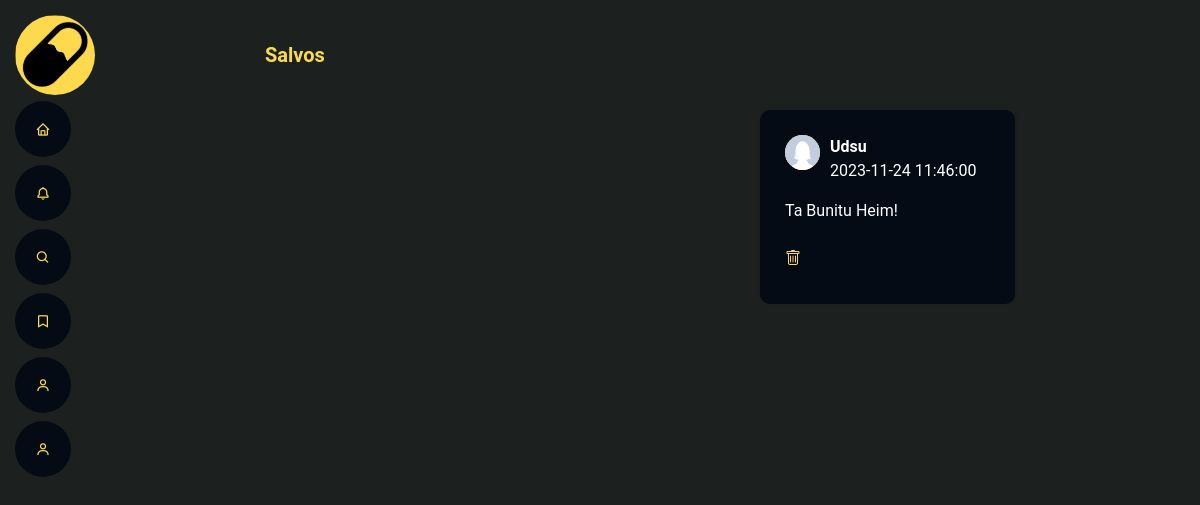
The page /Index.php?route=saves (signed in) on the database its author committed.
### tables this page shows
CREATE TABLE tb_posts (
    pos_id INT AUTO_INCREMENT PRIMARY KEY,
    pos_usu_id INT NOT NULL,
    pos_conteudo TEXT,
    pos_data_postagem TIMESTAMP DEFAULT CURRENT_TIMESTAMP,
    FOREIGN KEY (pos_usu_id) REFERENCES tb_usuarios(usu_id)
);

CREATE TABLE tb_usuarios (
    usu_id INT AUTO_INCREMENT PRIMARY KEY,
    usu_nome VARCHAR(100) NOT NULL,
    usu_nome_usuario VARCHAR(50) NOT NULL,
    usu_email VARCHAR(100) NOT NULL UNIQUE,
    usu_senha VARCHAR(100) NOT NULL,
    usu_avatar VARCHAR(100) DEFAULT 'avatar.jpg',
    usu_img_fundo VARCHAR(100) DEFAULT 'generico.svg',
    usu_data_cadastro TIMESTAMP DEFAULT CURRENT_TIMESTAMP,
    CONSTRAINT chk_usu_nome_usuario_no_spaces CHECK (usu_nome_usuario NOT LIKE '% %')
);

### Config/Model.php (called while the page is built, shortened)
<?php
require_once (__DIR__."/../Database/SqlCommands.php");
class Model{
    public function __construct(){
        $this->query = new SqlCommands();
    }
}

### Database/SqlCommands.php (called while the page is built, shortened)
<?php
class SqlCommands{
    public function getCommand($function ){
        return $this->listCommandSql[$function];
    }
}

### App/Model/PostModel.php (called while the page is built, shortened)
<?php
require_once (__DIR__."/../../Config/Model.php");
class PostModel extends Model{
    public function getPostSave($id){
        $con = $this->conect->conection();
        $query = $this->query->getCommand("viewSave");
        $result = $con->prepare($query[0]);
        $result->bind_param('i', $id);
        $result->execute();
        if (!$result) {
            throw new Exception("Erro na consulta");
        }
        else{
            $result = $result->get_result();
            $rows = array();
            $i = 0;
            while ($row = mysqli_fetch_assoc($result)) {
                $rows[$i] = $row;
                $i++;
            }
            return $rows;
        }
    }
}

### App/Controllers/PostController.php (called while the page is built, shortened)
<?php
require_once (__DIR__.'/../Model/PostModel.php');
class PostController extends Controller{
   public function viewSave(){
        $postModel = new PostModel();
        $id = $_SESSION["user_id"];
        $posts = $postModel->getPostSave($id);
        include (__DIR__."/../../Public/Salvos.php");
   }
    }

### Public/Layout/SimplePostStructure.php (the view)
<?php foreach($posts as $post=>$value): ?>
    <?php $route = $_GET['route']; ?>
    <li class="search post-item">
    <div class="infoUserPost">
        <div class="imgUserPost"><img src="../Storage/perfil/<?= $value['usu_avatar']; ?>" alt=''></div>
        <div class="nameAndHour">
            <strong><?= $value["usu_nome"] ?></strong>
            <p><?= $value["pos_data_postagem"]?></p>
        </div>
    </div>
    <p>
        <?= $value["pos_conteudo"]?>
    </p>
    <?php if($route == "pesquisa"): ?>
        <?php
        $hashs = array();
        if($value["hashtags"] != null){
            $hashs = explode(",",$value["hashtags"]);
            $has_ids = explode(",", $value["has_ids"]);
        }
        ?>
        <form method='post' action='Index.php?route=pesquisa'>
            <?php $indice = 0; ?>
            <?php foreach($hashs as $has): ?>
            <button type='submit' class='nav-link scrollto' name='tag' value='<?= $has_ids[$indice] ?>'><a class="hashtags"> <span><?= $has ?></span></a></button>
            <?php $indice++; ?>
            <?php endforeach; ?>
        </form>
    <?php elseif($route == "saves"): ?>
        <form action="Index.php?route=<?= $route ?>" method="POST">
            <button type='submit' class='filepost' name='apagar' value='<?= $value['pos_id'];?>'><i class='bi bi-trash' alt=''></i></button>
        </form>
    <?php endif; ?>
    </li>
<?php endforeach; ?>

### Resources/Assets/css/style2.css (style rules this page uses)
* { margin: 0; padding: 0; box-sizing: border-box; }
.search { margin: 0 10px 0 10px; }
body { background-color: #1C2120; color:white; font-family: 'Roboto', sans-serif; -webkit-font-smoothing: antialiased !important; }
.imgUserPost img { width: 35px; height: 35px; border-radius: 50%; }
ul.recomendacoes li.search { padding: 25px; margin-bottom: 50px; background-color: #040b14; border-radius: 10px; box-shadow: 1px 0 3px rgba(0,0,0,0.2); float: right; width: 30%; list-style: none; align-items: center; justify-content: center; }
ul.recomendacoes li.search div.infoUserPost { display: flex; margin-right: 10px; }
ul.recomendacoes li.search div.infoUserPost div.imgUserPost { width: 35px; height: 35px; border-radius: 50%; background-color: #FCDA4D; margin-right: 10px; }
button { border: none; background-color: transparent; outline: none; }
.bi, main .bx { color: #FCDA4D;; }
.recomendacoes button i { display: inline-block; padding: 8px 0; border-radius: 50%; text-align: right; transition: 0.3s; }

### rows shown on the page
tb_posts: pos_usu.usu_avatar (placeholder picture), pos_usu.usu_nome "Udsu", pos_data_postagem "2023-11-24 11:46:00", pos_conteudo "Ta Bunitu Heim!", $value['pos_id'] 1 (drawn)
